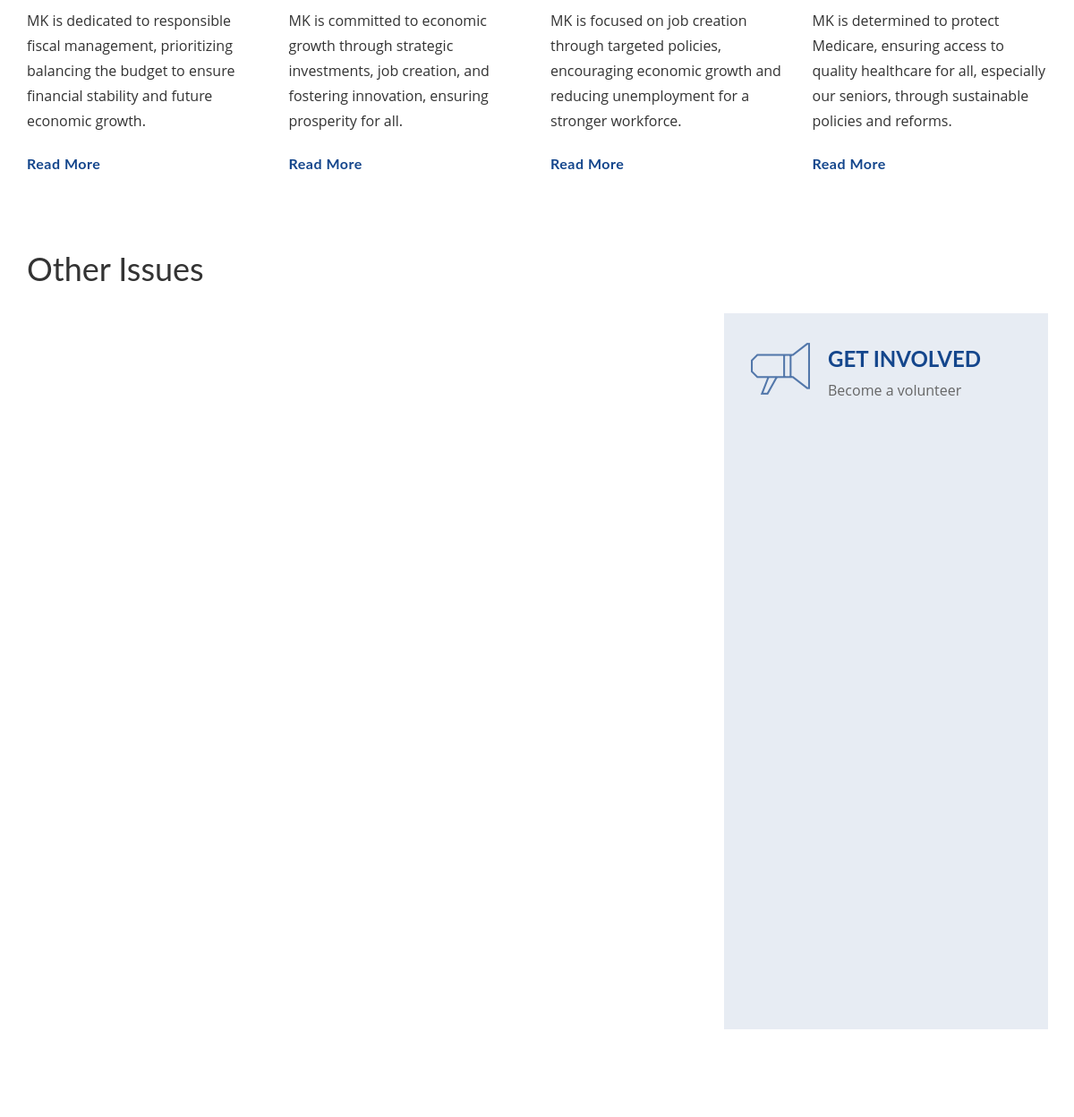
/issues/ (middle part), run on an earlier commit of the app's database.
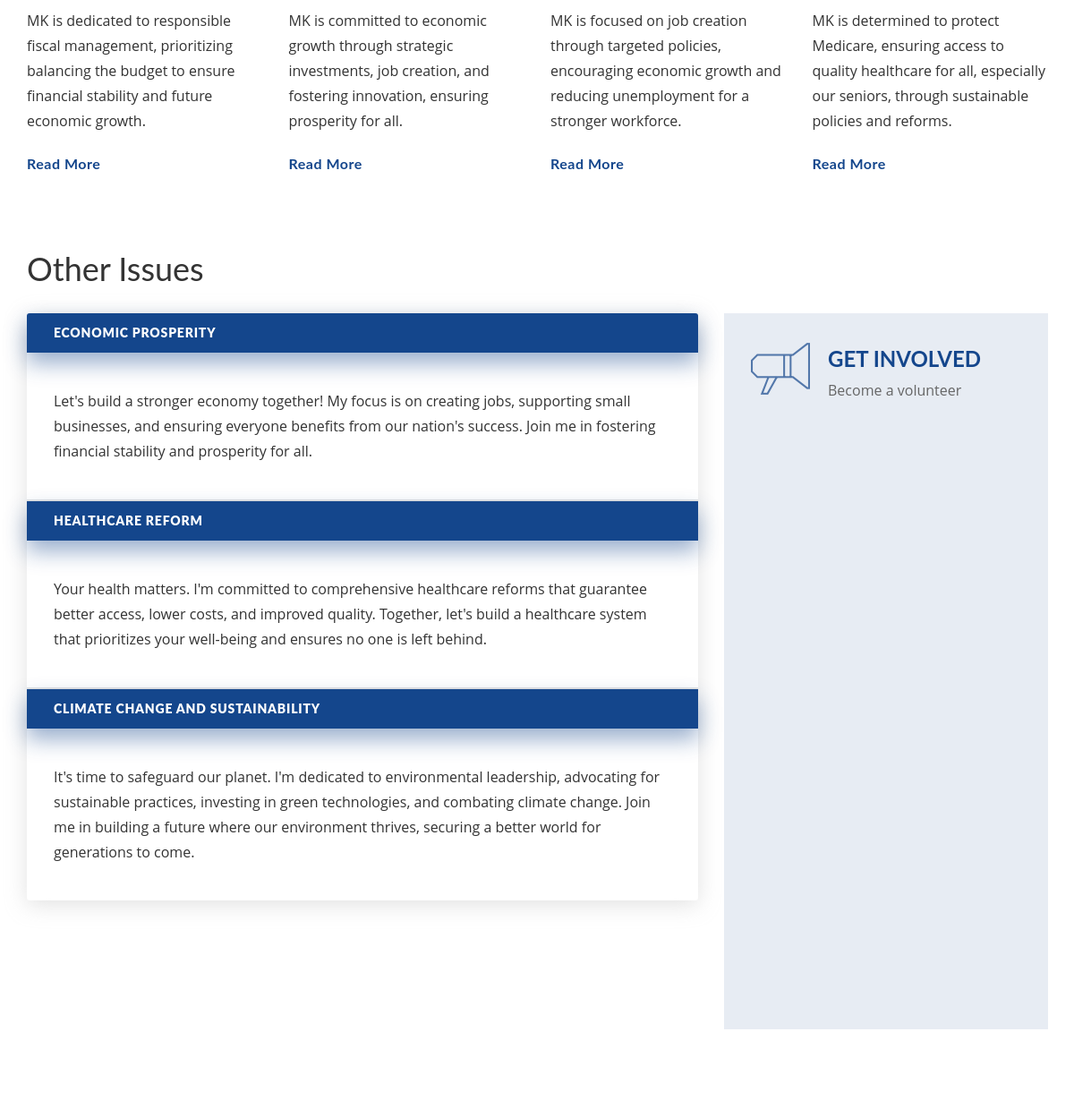
And on a later commit of the database.
### mkprofile/models.py (models this page shows, shortened)
class priorityExamples(models.Model):
    priorities_heading = models.TextField()
    priorities_description = models.TextField()
    priorities_image = models.ImageField(upload_to='priorities_images/', null=True)

class otherPriorities(models.Model):
    title = models.TextField()
    description = models.TextField()

### mkprofile/views.py (the view)
# urls.py: path('issues/', views.issues, name='issues'),
def issues(request):
    priorityexamples = priorityExamples.objects.all()
    otherpriorities = otherPriorities.objects.all()
    return render(request, 'mkprofile/issues.html', {
    'priorityexamples': priorityexamples,
    'otherpriorities': otherpriorities,
    })

### mkprofile/templates/mkprofile/issues.html (shortened to what this page needs)
﻿{% extends 'layout/events_app.html' %}
{% load i18n %}
{% load static %}
{% block content %}
      <div class="page-content-wrap">
        <div class="container">
          <div class="content-element">
            <div class="issues-container">
              <div class="row flex-row">
                {% for priorityexample in priorityexamples  %}
                <div class="col-md-3 col-xs-6">
                  <div class="issue-item">
                    <p>{{ priorityexample.priorities_description }}</p>
                    <a href="{% url 'issues_details' priorityexample.id %}" class="info-btn">Read More</a>
                  </div>
                </div>
                {% endfor %}
              </div>
            </div>
          </div>
          <div class="content-element7">
            <h3>Other Issues</h3>
            <div class="row">
              <div class="col-md-8 col-sm-12">
                <div class="accordion">
                  {% for otherpriority in otherpriorities %}
                  <div class="accordion-item">
                    <h6 class="a-title active">{{ otherpriority.title }}</h6>
                    <div class="a-content">
                      <p>{{ otherpriority.description }}</p>
                    </div>
                  </div>
                  {% endfor %}
                </div>
              </div>
              <div class="col-md-4 col-sm-12">
                <div class="action-widget style-2 type-vr">
                  <a href="{% url 'join' %}" class="action-item get-involved">
                    <i class="icon icon-ecommerce-megaphone"></i>
                    <h5 class="action-title"><b>Get Involved</b></h5>
                    <p>Become a volunteer</p>
                  </a>
                </div>
              </div>
            </div>
          </div>
        </div>
      </div>
    {% endblock %}

What changed in the data, as far as the page shows it:
added otherPriorities: title "ECONOMIC PROSPERITY", description "Let's build a stronger economy together! My focus is on creating jobs, supporting small businesses, and ensuring everyone benefits from our nation's success. Join me in fostering financial stability and prosperity for all."
added otherPriorities: title "HEALTHCARE REFORM", description "Your health matters. I'm committed to comprehensive healthcare reforms that guarantee better access, lower costs, and improved quality. Together, let's build a healthcare system that prioritizes your well-being and ensures no one is left behind."
added otherPriorities: title "CLIMATE CHANGE AND SUSTAINABILITY", description "It's time to safeguard our planet. I'm dedicated to environmental leadership, advocating for sustainable practices, investing in green technologies, and combating climate change. Join me in building a future where our environment thrives, securing a better world for generations to come."
